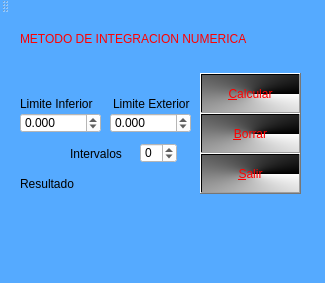
<?xml version="1.0" encoding="UTF-8"?>
<ui version="4.0">
 <class>integracionN</class>
 <widget class="QMainWindow" name="integracionN">
  <property name="geometry">
   <rect>
    <x>0</x>
    <y>0</y>
    <width>325</width>
    <height>283</height>
   </rect>
  </property>
  <property name="windowTitle">
   <string>integracionN</string>
  </property>
  <property name="styleSheet">
   <string notr="true">border-color: rgb(85, 255, 127);
background-color: rgb(85, 170, 255);</string>
  </property>
  <widget class="QWidget" name="centralWidget">
   <widget class="QPushButton" name="evaluar">
    <property name="enabled">
     <bool>true</bool>
    </property>
    <property name="geometry">
     <rect>
      <x>200</x>
      <y>60</y>
      <width>101</width>
      <height>41</height>
     </rect>
    </property>
    <property name="styleSheet">
     <string notr="true">background-color: qconicalgradient(cx:0.522727, cy:0.506, angle:0, stop:0 rgba(0, 0, 0, 255), stop:1 rgba(255, 255, 255, 255));
font: 75 12pt &quot;MS Shell Dlg 2&quot;;
color: rgb(255, 0, 0);</string>
    </property>
    <property name="text">
     <string>&amp;Calcular</string>
    </property>
   </widget>
   <widget class="QPushButton" name="clear">
    <property name="geometry">
     <rect>
      <x>200</x>
      <y>100</y>
      <width>101</width>
      <height>41</height>
     </rect>
    </property>
    <property name="styleSheet">
     <string notr="true">background-color: qconicalgradient(cx:0.522727, cy:0.506, angle:0, stop:0 rgba(0, 0, 0, 255), stop:1 rgba(255, 255, 255, 255));
font: 75 12pt &quot;MS Shell Dlg 2&quot;;
color: rgb(255, 0, 0);</string>
    </property>
    <property name="text">
     <string>&amp;Borrar</string>
    </property>
   </widget>
   <widget class="QPushButton" name="SALIR">
    <property name="geometry">
     <rect>
      <x>200</x>
      <y>140</y>
      <width>101</width>
      <height>41</height>
     </rect>
    </property>
    <property name="styleSheet">
     <string notr="true">background-color: qconicalgradient(cx:0.522727, cy:0.506, angle:0, stop:0 rgba(0, 0, 0, 255), stop:1 rgba(255, 255, 255, 255));
font: 75 12pt &quot;MS Shell Dlg 2&quot;;
color: rgb(255, 0, 0);</string>
    </property>
    <property name="text">
     <string>&amp;Salir</string>
    </property>
   </widget>
   <widget class="QLabel" name="label">
    <property name="geometry">
     <rect>
      <x>20</x>
      <y>10</y>
      <width>301</width>
      <height>31</height>
     </rect>
    </property>
    <property name="styleSheet">
     <string notr="true">color: rgb(255, 0, 0);
font: 75 12pt &quot;MS Shell Dlg 2&quot;;</string>
    </property>
    <property name="text">
     <string>METODO DE INTEGRACION NUMERICA</string>
    </property>
   </widget>
   <widget class="QLabel" name="label_2">
    <property name="geometry">
     <rect>
      <x>20</x>
      <y>160</y>
      <width>71</width>
      <height>21</height>
     </rect>
    </property>
    <property name="styleSheet">
     <string notr="true">font: 75 9pt &quot;MS Shell Dlg 2&quot;;
color: rgb(0, 0, 0);</string>
    </property>
    <property name="text">
     <string>Resultado</string>
    </property>
   </widget>
   <widget class="QLabel" name="Resultado">
    <property name="geometry">
     <rect>
      <x>20</x>
      <y>190</y>
      <width>271</width>
      <height>51</height>
     </rect>
    </property>
    <property name="styleSheet">
     <string notr="true">color: rgb(170, 0, 0);
font: 75 10pt &quot;MS Shell Dlg 2&quot;;</string>
    </property>
    <property name="text">
     <string/>
    </property>
   </widget>
   <widget class="QSpinBox" name="intervalo">
    <property name="geometry">
     <rect>
      <x>140</x>
      <y>130</y>
      <width>37</width>
      <height>20</height>
     </rect>
    </property>
    <property name="styleSheet">
     <string notr="true">background-color: rgb(255, 255, 255);</string>
    </property>
    <property name="minimum">
     <number>-10000</number>
    </property>
    <property name="maximum">
     <number>10000</number>
    </property>
    <property name="singleStep">
     <number>1</number>
    </property>
   </widget>
   <widget class="QDoubleSpinBox" name="limext">
    <property name="geometry">
     <rect>
      <x>110</x>
      <y>100</y>
      <width>81</width>
      <height>20</height>
     </rect>
    </property>
    <property name="styleSheet">
     <string notr="true">background-color: rgb(255, 255, 255);</string>
    </property>
    <property name="decimals">
     <number>3</number>
    </property>
    <property name="minimum">
     <double>-1000.000000000000000</double>
    </property>
    <property name="maximum">
     <double>1000.000000000000000</double>
    </property>
   </widget>
   <widget class="QDoubleSpinBox" name="liminf">
    <property name="geometry">
     <rect>
      <x>20</x>
      <y>100</y>
      <width>81</width>
      <height>20</height>
     </rect>
    </property>
    <property name="styleSheet">
     <string notr="true">background-color: rgb(255, 255, 255);</string>
    </property>
    <property name="decimals">
     <number>3</number>
    </property>
    <property name="minimum">
     <double>-1000.000000000000000</double>
    </property>
    <property name="maximum">
     <double>999.990000000000009</double>
    </property>
   </widget>
   <widget class="QLabel" name="label_4">
    <property name="geometry">
     <rect>
      <x>70</x>
      <y>130</y>
      <width>61</width>
      <height>21</height>
     </rect>
    </property>
    <property name="styleSheet">
     <string notr="true">font: 75 9pt &quot;MS Shell Dlg 2&quot;;
color: rgb(0, 0, 0);</string>
    </property>
    <property name="text">
     <string>Intervalos</string>
    </property>
   </widget>
   <widget class="QLabel" name="label_5">
    <property name="geometry">
     <rect>
      <x>113</x>
      <y>81</y>
      <width>81</width>
      <height>20</height>
     </rect>
    </property>
    <property name="styleSheet">
     <string notr="true">font: 75 9pt &quot;MS Shell Dlg 2&quot;;
color: rgb(0, 0, 0);</string>
    </property>
    <property name="text">
     <string>Limite Exterior</string>
    </property>
   </widget>
   <widget class="QLabel" name="label_6">
    <property name="geometry">
     <rect>
      <x>20</x>
      <y>80</y>
      <width>81</width>
      <height>21</height>
     </rect>
    </property>
    <property name="styleSheet">
     <string notr="true">font: 75 9pt &quot;MS Shell Dlg 2&quot;;
color: rgb(0, 0, 0);</string>
    </property>
    <property name="text">
     <string>Limite Inferior</string>
    </property>
   </widget>
  </widget>
  <widget class="QToolBar" name="mainToolBar">
   <attribute name="toolBarArea">
    <enum>TopToolBarArea</enum>
   </attribute>
   <attribute name="toolBarBreak">
    <bool>false</bool>
   </attribute>
  </widget>
  <widget class="QStatusBar" name="statusBar"/>
 </widget>
 <layoutdefault spacing="6" margin="11"/>
 <resources/>
 <connections/>
</ui>
